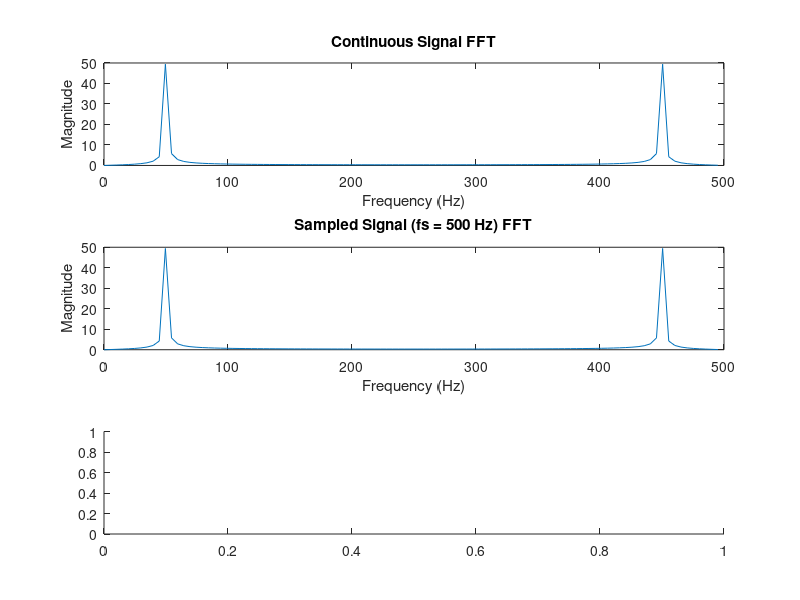

The MATLAB source for this figure: (Note: this script raises an error after producing the figure.)
% Define the signal parameters
f = 50; % Signal frequency in Hz
fs1 = 500; % Sampling frequency 1
fs2 = 1500; % Sampling frequency 2
t = 0:1/fs1:0.2; % Time vector for continuous signal
t1 = 0:1/fs1:0.2; % Time vector for sampling frequency 1
t2 = 0:1/fs2:0.2; % Time vector for sampling frequency 2

% Generate the continuous signal
x_cont = sin(2*pi*f*t); 

% Sample the signal at the two different frequencies
x_500 = sin(2*pi*f*t1);
x_1500 = sin(2*pi*f*t2);

% Perform FFT on each signal
X_cont = fft(x_cont);
X_500 = fft(x_500);
X_1500 = fft(x_1500);

% Calculate the frequency axis for the FFT
f_axis = (0:length(X_cont)-1)*fs1/length(X_cont);

% Plot the FFT results
figure;
subplot(3,1,1);
plot(f_axis, abs(X_cont));
title('Continuous Signal FFT');
xlabel('Frequency (Hz)');
ylabel('Magnitude');

subplot(3,1,2);
plot(f_axis, abs(X_500));
title('Sampled Signal (fs = 500 Hz) FFT');
xlabel('Frequency (Hz)');
ylabel('Magnitude');

subplot(3,1,3);
plot(f_axis, abs(X_1500));
title('Sampled Signal (fs = 1500 Hz) FFT');
xlabel('Frequency (Hz)');
ylabel('Magnitude');

% Adjust the figure for better viewing
sgtitle('Frequency Spectrum Comparison');
tightfig;
